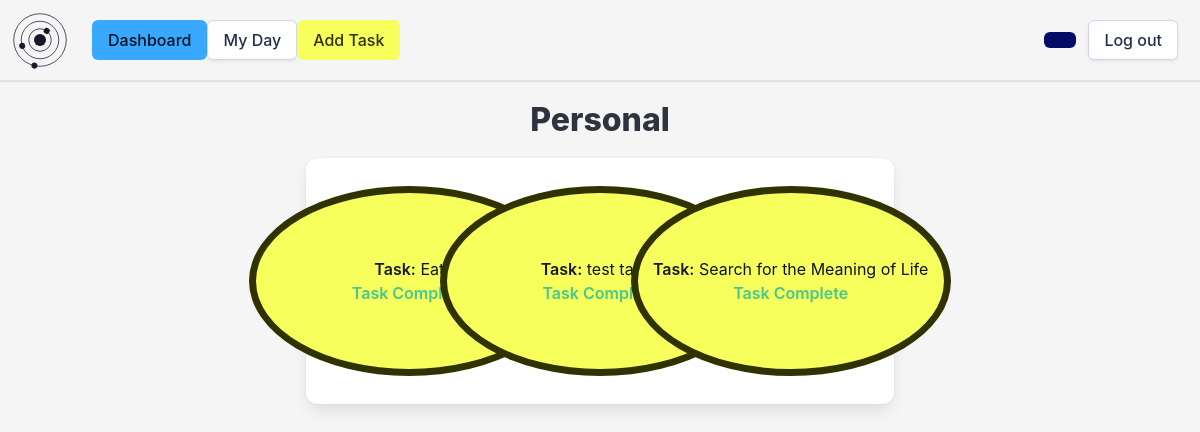
The page /group/c74d19f8-bd10-4c23-b916-0b0c3a8fa5c9 on the database its author committed.
### setup_db.py (models this page shows)
class Group(Base):
    __tablename__ = 'groups'
    group_id = Column(String, primary_key=True, nullable=False)
    group_name = Column(String, nullable=False, unique=True)
    user_id = Column(String, ForeignKey('userdetails.id'), nullable=False)
    user = relationship('User', back_populates='groups')
    tasks = relationship('Task', back_populates='groups')

class Task(Base):
    __tablename__ = 'tasks'
    task_id = Column(String, primary_key=True)
    name = Column(String, nullable=False)
    details = Column(String)
    important = Column(Boolean, nullable=False)
    due_date = Column(DateTime, nullable=False)
    completed = Column(Boolean, nullable=False)
    user_id = Column(String, ForeignKey('userdetails.id'), nullable=False)
    group_id = Column(String, ForeignKey('groups.group_id'), nullable=False)
    user = relationship('User', back_populates='tasks')
    groups = relationship('Group', back_populates='tasks')

### app.py (the view)
@app.route('/group/<group_id>')
def viewGroup(group_id):
    group = sessionDb.query(Group).filter(Group.group_id == group_id).first()
    tasks = sessionDb.query(Task).filter(Task.group_id == group_id).order_by(Task.due_date).all()
    return render_template('group.html', group=group, tasks=tasks)

### templates/group.html (shortened to what this page needs)
{% extends 'base_loggedin.html' %}
{% block heading %}{{ group.group_name }}{% endblock %}
{% block content %}
    <div class="columns is-centered">
        <div class="column is-half">
            <div class="box">
                <div class="columns is-multiline">
                    {% for task in tasks %}
                        {% if task.group_id == group.group_id %}
                            <div class="column is-one-third">
                                <div class="task-circle">
                                    <article class="media">
                                        <div class="media-content">
                                            <div class="content">
                                                <p>
                                                    <strong class="circle-header">Task:</strong> {{ task.name }}<br>
                                                    {% if not task.completed %}
                                                        <strong class="circle-header">Due Date:</strong> {{ task.due_date.strftime('%d/%m/%Y') }}<br>
                                                        {% if task.important %}
                                                            <strong class="has-text-danger circle-header">Important</strong><br>
                                                        {% endif %}
                                                    {% else %}
                                                        <strong class="has-text-success">Task Complete</strong>
                                                    {% endif %}
                                                </p>
                                            </div>
                                        </div>
                                    </article>
                                </div>
                            </div>
                        {% endif %}
                    {% endfor %}
            </div>
        </div>
    </div>
{% endblock %}

### static/styles/styles.css (style rules this page uses)
:root { --bulma-primary-h: 206deg; --bulma-primary-l: 61%; --bulma-link-l: 20%; --bulma-info-h: 63deg; --bulma-info-l: 68%; --bulma-scheme-s: 36%; --bulma-body-background-color: light-dark(#f5f5f5, #0f141f); color-scheme: light dark; --accent-color: light-dark(#1c182c, #e0e0e0); --accent-color-invert: light-dark(#e0e0e0, #1c182c); }
.task-circle { position: relative; margin: .5em; border: var(--bulma-info-dark) solid 7px; border-radius: 50%; width: 320px; text-align: center; align-content: center; justify-self: center; overflow: hidden; height: 190px; background-color: var(--bulma-info); color:#0f141f; transition: all 0.5s; cursor: pointer; }
.task-circle:after { content: 'Details...'; position: absolute; opacity: 0; height: 100%; top: 0px; right: -20px; align-content: center; padding: 10px; transition: 0.5s; color: #0f141f; background-color: var(--bulma-info-light); }
.circle-header { color: #1c182c; }

### rows shown on the page
Group: group_name "Personal"
Task: name "Eat", completed "Task Complete"
Task: name "test tasks", completed "Task Complete"
Task: name "Search for the Meaning of Life", completed "Task Complete"
